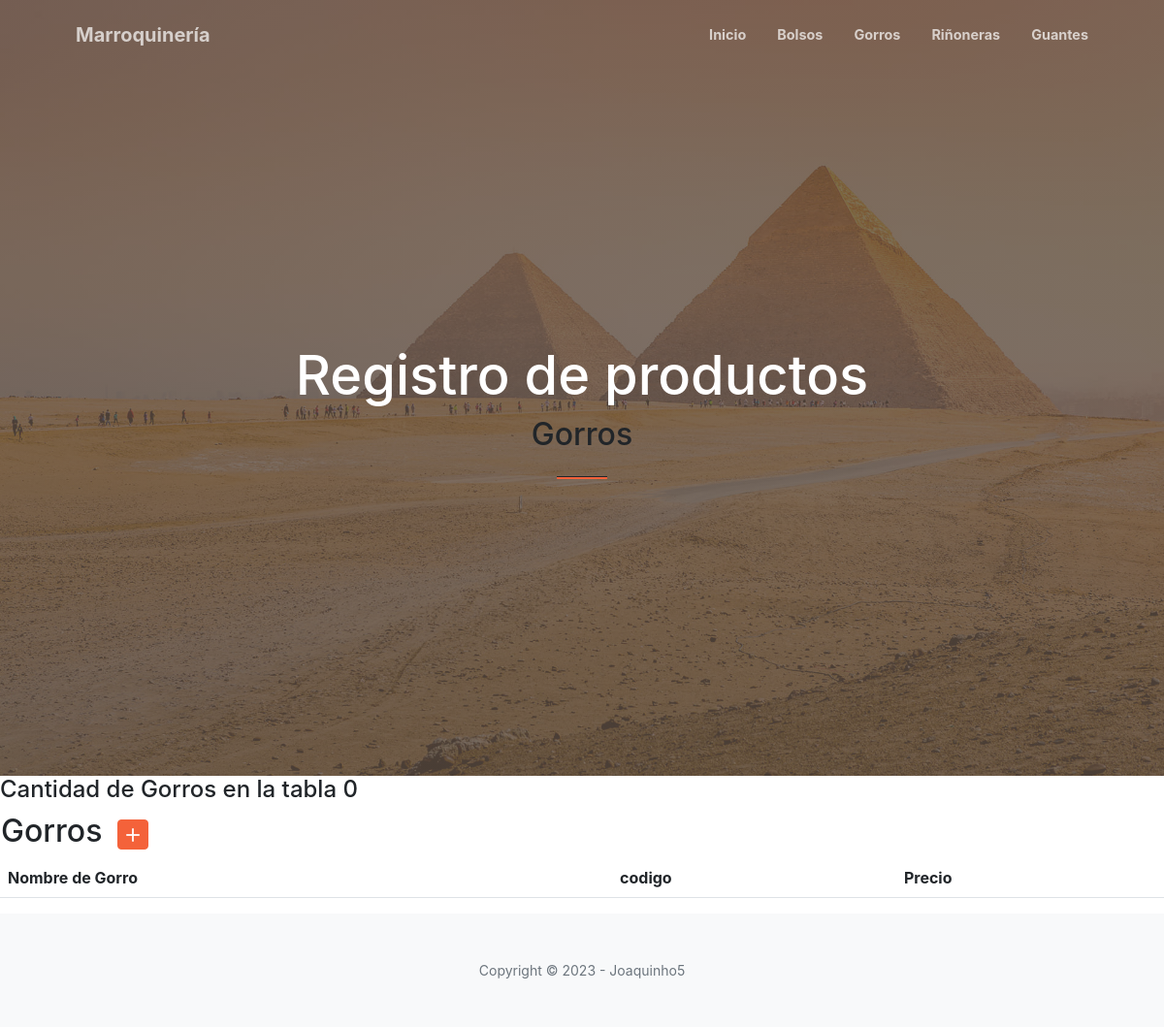
The app's page /gorros/, older data.
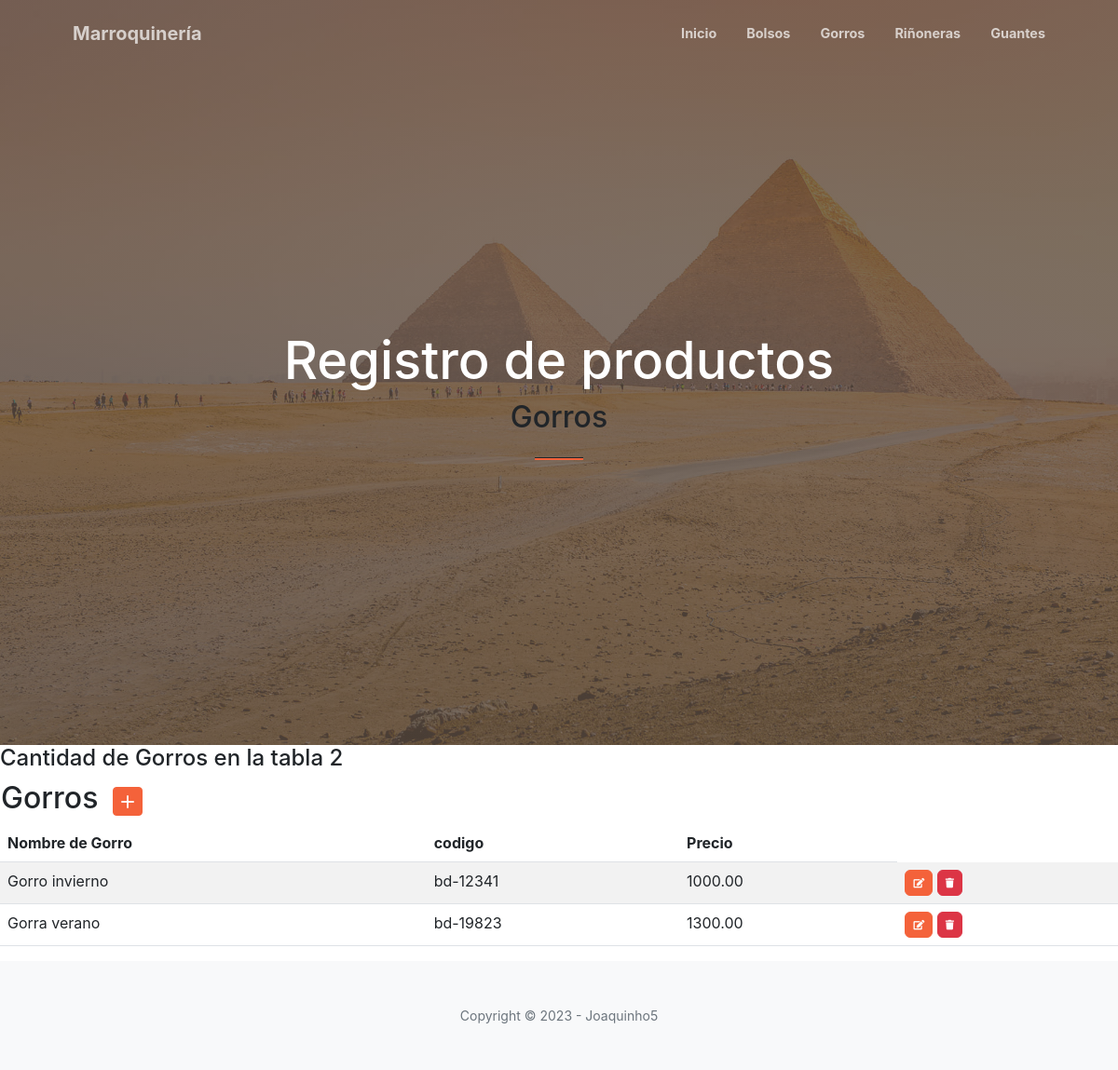
The same page, newer data.
### aplicacion/models.py (models this page shows, shortened)
class Gorro(models.Model):
    nombre = models.CharField(max_length=200)
    codigo = models.CharField(max_length=200)
    precio = models.DecimalField(max_digits=10, decimal_places=2)

### aplicacion/views.py (the view)
# urls.py: path('gorros/', gorro, name="gorro"),
def gorro(request):
    contexto = {'Gorros': Gorro.objects.all()}
    return render(request, "aplicacion/gorro.html", contexto)

### aplicacion/templates/aplicacion/gorro.html
{% extends 'aplicacion/base.html' %}
{% load static %}
{% block titulo %}
    Gorros
{% endblock titulo %}
{% block contenido %}
<h4>Cantidad de Gorros en la tabla {{ Gorros|length }}</h4>
<table>
    <tr>
        <td width="120"><h2>Gorros</h2></td>
        <td>
            <a href="{% url 'createGorro' %}" class="btn btn-primary btn-sm">
                <i class="bi bi-plus-lg" title="New Record"></i>
            </a>
        </td>
    </tr>
</table>
<table class="table table-striped">
    <thead>
        <tr>
            <th>Nombre de Gorro</th>
            <th>codigo</th>
            <th>Precio</th>
        </tr>
    </thead>
    <tbody>
{% for g in Gorros %}
        <tr>
            <td>{{ g.nombre }}</td>
            <td>{{ g.codigo }}</td>
            <td>{{ g.precio }}</td>
            <td>
                <a href="{% url 'updateGorro' g.id %}" class="btn btn-primary" style="--bs-btn-padding-y: .25rem; --bs-btn-padding-x: .5rem; --bs-btn-font-size: .75rem;">
                    <i class="fas fa-edit fa-sm" title="Edit Record"></i>
                </a>
                <a href="{% url 'deleteGorro' g.id %}" class="btn btn-danger" style="--bs-btn-padding-y: .25rem; --bs-btn-padding-x: .5rem; --bs-btn-font-size: .75rem;">
                    <i class="fas fa-trash fa-sm" title="Delete Record"></i>
                </a>
            </td>
        </tr>
{% endfor %}
    </tbody>
</table>
{% endblock contenido %}

Row changes from the older to the newer data that the page shows:
added Gorro: nombre "Gorro invierno", codigo "bd-12341", precio "1000.00"
added Gorro: nombre "Gorra verano", codigo "bd-19823", precio "1300.00"
Text that changed along with them:
{{ Gorros|length }}: "0" → "2"
